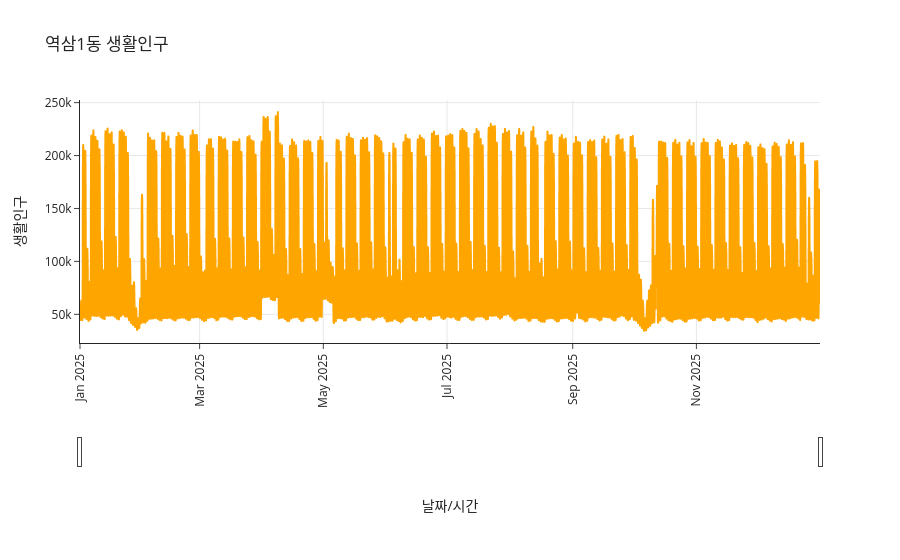

The cell this chart's notebook holds for it:
### Code cell
fig = px.line(SPOP_2025_ADM_ys1, 
              x = 'DATETIME', 
              y = 'SPOP', 
              labels = {'DATETIME' : '날짜/시간', 'SPOP' : '생활인구'},
              title = '역삼1동 생활인구',
              template="simple_white"
             )

fig.update_yaxes(showgrid=True)
fig.update_xaxes(showgrid=True, tickangle=-90)
fig.update_traces(line_color='orange')
fig.update_xaxes(rangeslider_visible=True) # x축 범위를 설정

fig.show()
fig.write_html("html/1_1.html")

### Figure 1 — Plotly figure (JSON) as saved in the notebook; plotly's stock layout.template omitted (floating-point values rounded to 4 significant figures; data arrays with more than 128 entries replaced by an {"elided": "..."} marker saying what was removed)
{"data": [{"hovertemplate": "날짜/시간=%{x}<br>생활인구=%{y}<extra></extra>", "legendgroup": "", "line": {"color": "orange", "dash": "solid"}, "marker": {"symbol": "circle"}, "mode": "lines", "name": "", "showlegend": false, "type": "scattergl", "x": {"elided": "8760 str values"}, "xaxis": "x", "y": {"elided": "8760 float values"}, "yaxis": "y"}], "layout": {"legend": {"tracegroupgap": 0}, "title": {"text": "역삼1동 생활인구"}, "xaxis": {"anchor": "y", "domain": [0, 1], "rangeslider": {"visible": true}, "showgrid": true, "tickangle": -90, "title": {"text": "날짜/시간"}}, "yaxis": {"anchor": "x", "domain": [0, 1], "showgrid": true, "title": {"text": "생활인구"}}}}
